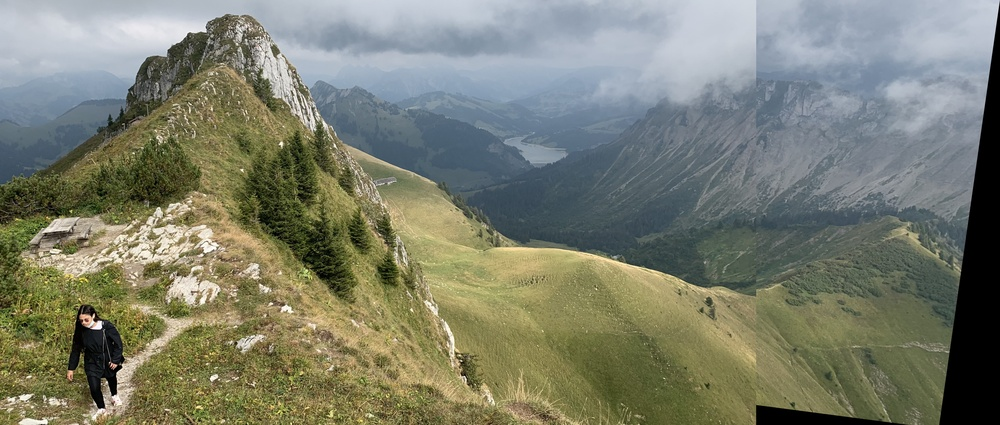
#> input picture output.jpg, 1000 x 425 px, shrunk from 5332 x 2268 before the run
$ python panorama.py output.jpg output.jpg out.png
#> lines starting #> are read from the running program, lines starting #| are printed output that depends on the picture
import cv2
import numpy as np
import sys
from reportlab import xrange

left_image = cv2.imread(sys.argv[1])
#> left_image is the input picture: shape (425, 1000, 3); mean B, G, R 109.9, 126.5, 123.4
left_image_gray = cv2.cvtColor(left_image, cv2.COLOR_BGR2GRAY)
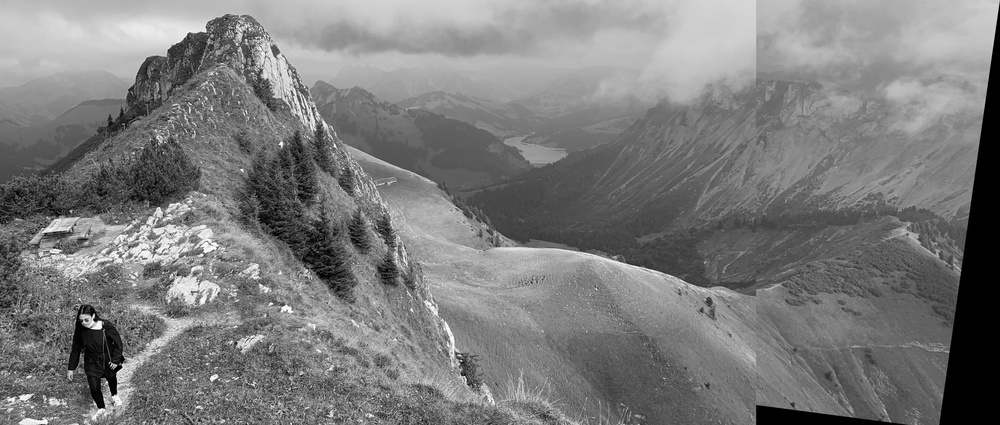
#> left_image_gray: shape (425, 1000); min 0, max 254, mean 123.7
right_image = cv2.imread(sys.argv[2])
img2_gray = cv2.cvtColor(right_image, cv2.COLOR_BGR2GRAY)

# Step number 1
# Calculation of Keypoints and their descriptors of the images.
# Create our ORB detector and detect keypoints and descriptors
orb = cv2.ORB_create(nfeatures=500)
# Find the key points and descriptors with ORB
left_keypoints, left_descriptors = orb.detectAndCompute(left_image_gray, None)
#> left_keypoints = 500 keypoints; strongest (x, y, size): (98, 323, 53.6), (100, 328, 31), (91, 315, 31), (101, 323, 31)
right_keypoints, right_descriptors = orb.detectAndCompute(img2_gray, None)
#> right_keypoints has the same summary as left_keypoints

# Step number 2
# Calculate distances between each contour in one image and each contour in the other image.
matcher = cv2.BFMatcher(cv2.NORM_HAMMING)
matches = matcher.match(left_descriptors, right_descriptors)
#> matches = 500 matches
matches = sorted(matches, key=lambda x: x.distance)
matches = matches[:int(len(matches) * 0.2)]
#> matches = 100 matches

matches = [left_match for left_match, right_math in
           cv2.BFMatcher(cv2.NORM_HAMMING).knnMatch(right_descriptors, left_descriptors, k=2) if
           left_match.distance < right_math.distance]
#> matches = 500 matches

#  Step number 3
# Calculation of a homography matrix.
right_image_kp = np.float32([right_keypoints[m.queryIdx].pt for m in matches])
#> right_image_kp = 500 pairs, first value 42 to 709.2, second value 31 to 393
left_image_kp = np.float32([left_keypoints[m.trainIdx].pt for m in matches])
#> left_image_kp has the same summary as right_image_kp
# Establish a homography
H, status = cv2.findHomography(right_image_kp, left_image_kp, cv2.RANSAC)
#> H = [[1, 2e-15, -8.09e-13], [1.05e-15, 1, -6.88e-13], [3.09e-18, 7.47e-18, 1]]; status = 500 values from 1 to 1

height_left_image = right_image.shape[0]
#> height_left_image = 425
width_left_image = left_image.shape[1]
#> width_left_image = 1000
width_right_image = right_image.shape[1]
#> width_right_image = 1000
height_panorama = height_left_image
#> height_panorama = 425
width_panorama = width_left_image + width_right_image
#> width_panorama = 2000
# Step number  4
# Perform transformation using a homography matrix.
# Sewing the two images into one large panoramic image.
panorama2 = cv2.warpPerspective(right_image, H, (width_panorama, height_panorama))
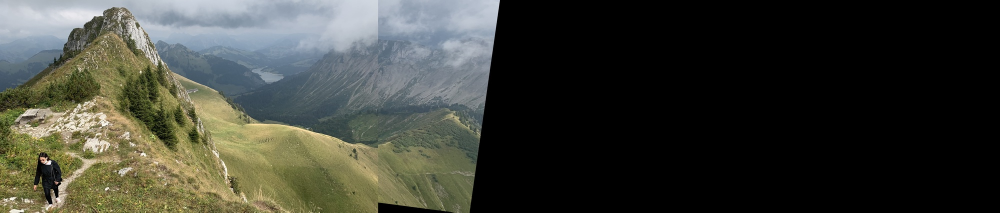
#> panorama2: shape (425, 2000, 3) (shown at 1/2 size); mean B, G, R 55, 63.2, 61.7
panorama2[0:left_image.shape[0], 0:left_image.shape[1]] = left_image

# Delete black frame
h, w, d = panorama2.shape
#> h = 425; w = 2000; d = 3
# left limit
for i in range(w):
    if np.sum(panorama2[:, i, :]) > 0:
        break
# right limit
#> (the run stopped early here; a loop or call above may not have finished)
